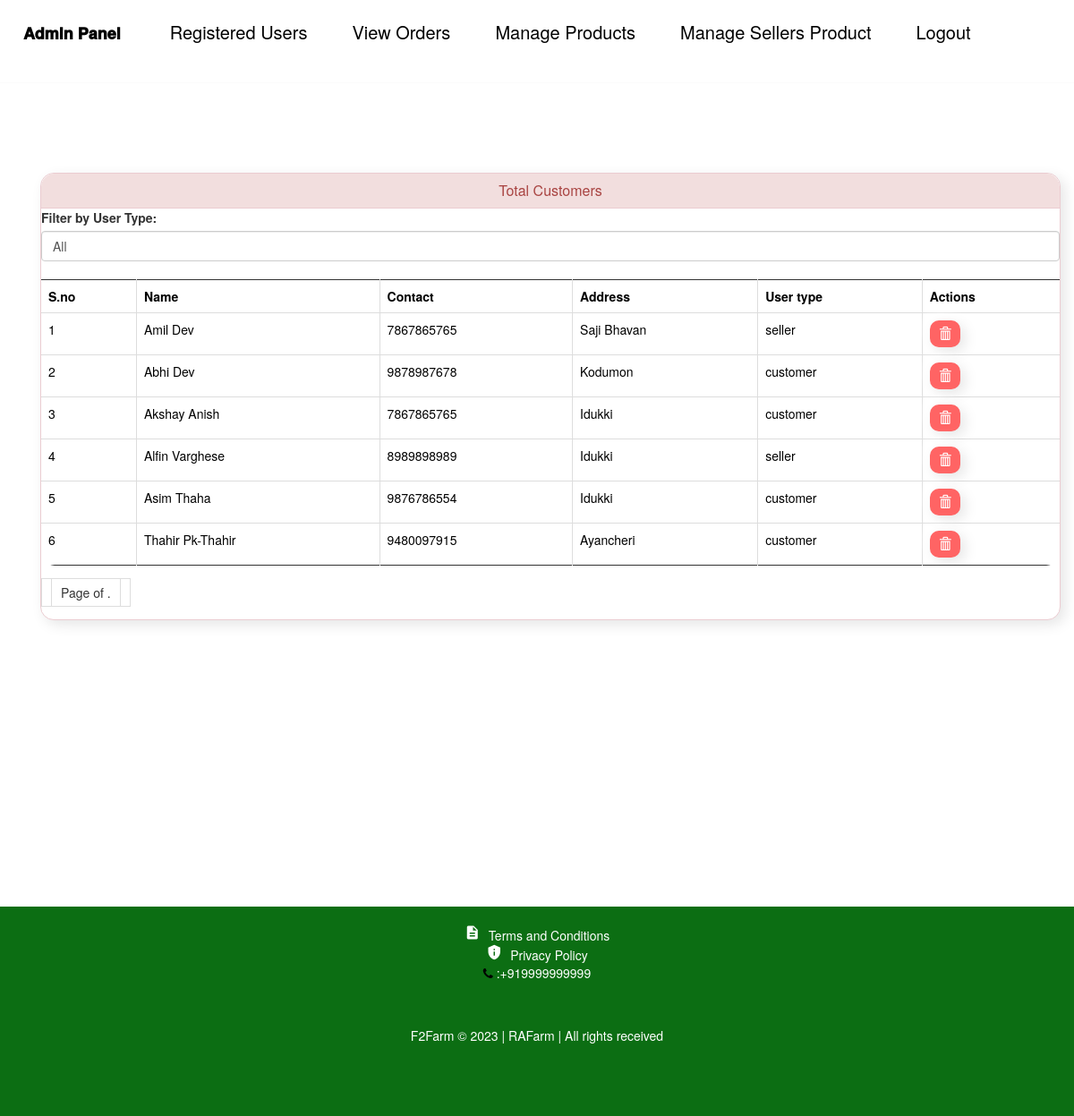
The app's page /view-customer (signed in) with its own data.
### F2FarmApp/models.py (models this page shows, shortened)
class Customer(models.Model):
    USER_TYPE_CHOICES = [
         ('customer', 'Customer'),
        ('seller', 'Seller'),
    ]
    user=models.OneToOneField(User,on_delete=models.CASCADE)
    profile_pic= models.ImageField(upload_to='profile_pic/CustomerProfilePic/',null=True,blank=True)
    address = models.CharField(max_length=40)
    mobile = models.CharField(max_length=20,null=False)
    user_type = models.CharField(max_length=10, choices=USER_TYPE_CHOICES, default='customer')
    @property
    def get_name(self):
        return self.user.first_name+" "+self.user.last_name

### F2FarmApp/views.py (the view)
# urls.py: path('view-customer', views.view_customer_view,name='view-customer'),
@login_required(login_url='adminlogin')
def view_customer_view(request):
    customers=models.Customer.objects.all()
    return render(request,'ecom/view_customer.html',{'customers':customers})

### F2FarmApp/templates/ecom/view_customer.html (shortened to what this page needs)
{% extends 'ecom/admin_base.html' %}
{% load static %}
{% block content %}
<head>
  <link href="//netdna.bootstrapcdn.com/bootstrap/3.0.0/css/bootstrap.min.css" rel="stylesheet" id="bootstrap-css">
</head>
<div class="container">
  <div class="panel panel-danger">
    <div class="panel-heading">
      <h6 class="panel-title">Total Customers</h6>
    </div>
    <div class="form-group">
      <label for="userTypeFilter">Filter by User Type:</label>
      <select id="userTypeFilter" class="form-control">
        <option value="all">All</option>
      </select>
    </div>
    <table class="table table-hover table-bordered" id="dev-table">
      <thead>
        <tr>
          <th>S.no</th>
          <th>Name</th>
          <th>Contact</th>
          <th>Address</th>
          <th>User type</th>
          <th>Actions</th>
        </tr>
      </thead>
      {% for c in customers %}
      <tr>
        <td>{{ c.id }}</td>
        <td>{{ c.get_name }}</td>
        <td>{{ c.mobile }}</td>
        <td>{{ c.address }}</td>
        <td>{{ c.user_type }}</td>
        <td>
          <a class="neomorphic-btn neomorphic-btn-xs neomorphic-btn-danger btn btn-danger" href="{% url 'delete-customer' c.id %}">
            <span class="glyphicon glyphicon-trash"></span>
          </a>
        </td>
      </tr>
      {% endfor %}
    </table>
    <div class="pagination">
      <span class="step-links">
        <span class="current">
          Page {{ customers.number }} of {{ customers.paginator.num_pages }}.
        </span>
      </span>
    </div>
  </div>
</div>
{% endblock content %}

### F2FarmApp/templates/ecom/admin_base.html (style rules this page uses)
body { background-color: #FFFFFF; margin: 0; padding: 0; box-sizing: border-box; }
body { margin: 0; padding: 0; }

### F2FarmApp/templates/ecom/view_customer.html (style rules this page uses)
a:link { text-decoration: none; }
h6 { text-align: center; }
.container { margin: 50px auto; max-width: 1300px; }
.panel { border-radius: 15px; box-shadow: 5px 5px 15px rgba(0, 0, 0, 0.1); }
.panel-heading { border-radius: 15px 15px 0 0; background-color: #f8f9fa; color: #007bff; border-bottom: 1px solid #dee2e6; }
.table { border-radius: 0 0 15px 15px; overflow: hidden; }
th, td { border: none; }
.btn { border-radius: 10px; }
.neomorphic-btn { background-color: #1B63C7; padding: 10px 15px; border: none; box-shadow: 5px 5px 15px rgba(0, 0, 0, 0.1), -5px -5px 15px rgba(255, 255, 255, 0.8); }
.neomorphic-btn-xs { padding: 5px 10px; }
.neomorphic-btn-danger { background-color: #ff6464; color: #fff; }
.form-group { margin-bottom: 20px; }
.pagination { margin-top: 20px; }
.pagination a, .pagination span { padding: 5px 10px; border: 1px solid #ddd; color: #333; }

### records on screen
Customer: id "1", get_name "Amil Dev", mobile "7867865765", address "Saji Bhavan", user_type "seller"
Customer: id "2", get_name "Abhi Dev", mobile "9878987678", address "Kodumon", user_type "customer"
Customer: id "3", get_name "Akshay Anish", mobile "7867865765", address "Idukki", user_type "customer"
Customer: id "4", get_name "Alfin Varghese", mobile "8989898989", address "Idukki", user_type "seller"
Customer: id "5", get_name "Asim Thaha", mobile "9876786554", address "Idukki", user_type "customer"
Customer: id "6", get_name "Thahir Pk-Thahir", mobile "9480097915", address "Ayancheri", user_type "customer"
